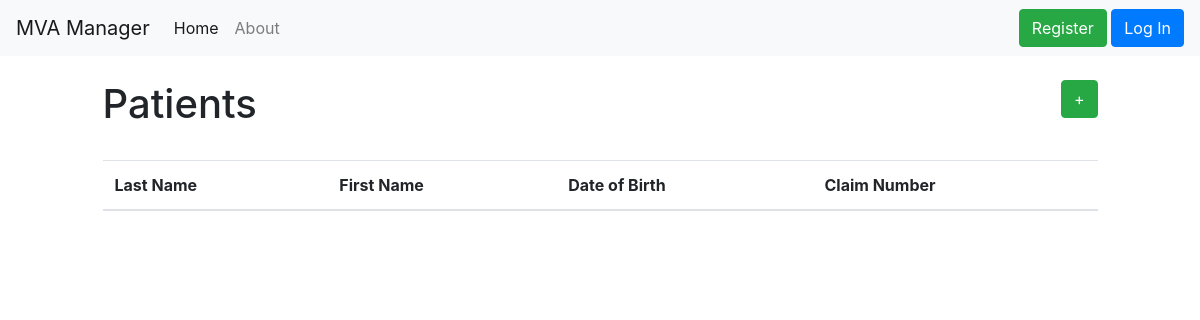
Before: /patients with the older database file.
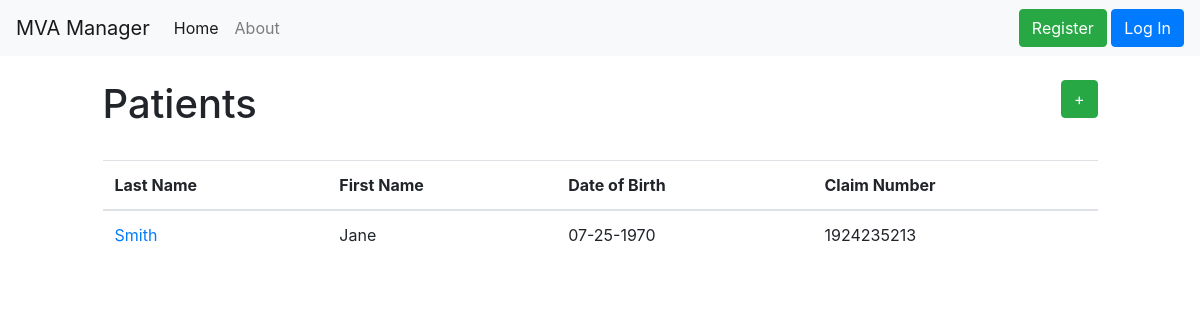
After: the same page with the newer database file.
### mvaManager/models.py (models this page shows)
class Patient(db.Model):
  id = db.Column(db.Integer, primary_key=True)
  pFirstName = db.Column(db.String(20), nullable=False)
  pLastName = db.Column(db.String(20), nullable=False)
  pPhone = db.Column(db.String(20))
  pEmailAddress = db.Column(db.String(35))
  pDOB = db.Column(db.DateTime)
  pIncidentDate = db.Column(db.DateTime, nullable=False)
  pClaimNumber = db.Column(db.Integer, nullable=False)
  pScheduleID = db.Column(db.Integer, unique=True, nullable=False)
  pNotes = db.Column(db.Text)

### mvaManager/patients/routes.py (the view)
@patients.route('/patients')
def patientslist():
  patientslist = Patient.query.all()
  return render_template('patients/patients.html', title='Patients', patients=patientslist)

### mvaManager/templates/patients/patients.html
{% extends "layout.html" %}
  {% block content %}
  <br>
  <div class="row">
    <div class="col-md-6">
      <h1>Patients</h1>
    </div>
    <div class="col-md-6">
      <div class="text-right">
        <a class="btn btn-success" href="{{ url_for('patients.addPatient')}}"> + </a></td>
      </div>
    </div>
  </div>
  <br>
  <table class="table">
    <thead>
      <th scope="col"> Last Name </td>
      <th scope="col"> First Name </td>
      <th scope="col"> Date of Birth </td>
      <th scope="col"> Claim Number </td>
    </thead>
    <tbody>
    {% for patient in patients %}
      <tr>
        <td> <a href="{{ url_for('patients.patient', patient_id=patient.id) }}">{{ patient.pLastName }}</a></td>
        <td> {{ patient.pFirstName }}</td>
        <td> {{ patient.pDOB.strftime('%m-%d-%Y') }}</td>
        <td> {{ patient.pClaimNumber }}</td>
      </tr>
    {% endfor %}
    </tbody>
  </table>
  {% endblock content %}

### mvaManager/templates/layout.html (shortened to what this page needs)
<!DOCTYPE html>
<html>
  <head>
    <link rel="stylesheet" href="https://stackpath.bootstrapcdn.com/bootstrap/4.3.1/css/bootstrap.min.css">
    <link rel="stylesheet" type="text/css" href="{{ url_for('static', filename='main.css')}}">
  </head>
  <body>
      <nav class="navbar navbar-expand-md navbar-light bg-light">
        <a class="navbar-brand" href="/"> MVA Manager </a>
        <div class="collapse navbar-collapse" id="navbarSupportedContent">
            <ul class="navbar-nav mr-auto">
              <li class="nav-item active">
                <a class="nav-link" href="{{ url_for('main.home') }}">Home <span class="sr-only">(current)</span></a>
              </li>
              <li class="nav-item">
                <a class="nav-link" href="{{ url_for('main.about') }}">About</a>
              </li>
            </ul>
        </div>
        <form class="navbar-form navbar-right">
          {% if current_user.is_authenticated %}
            <a href="{{ url_for('settings.settings_dir')}}"> Settings </a>
            <a href="{{ url_for('users.account')}}"> Account </a>
            <a href="{{ url_for('users.logout') }}" class="btn btn-primary"> Log Out</a>
          {% else %}
            <a href="{{ url_for('users.registration') }}" class="btn btn-success">Register</a>
            <a href="{{ url_for('users.login') }}" class="btn btn-primary">Log In</a>
          {% endif %}
          </form>
      </nav>
    <div class="row">
      <div class="col-md-10 offset-md-1">
        {% block content %} {% endblock %}
      </div>
    </div>
  </body>
</html>

Changed rows visible on the page:
added Patient: pLastName "Smith", pFirstName "Jane", pDOB "07-25-1970", pClaimNumber "1924235213"
